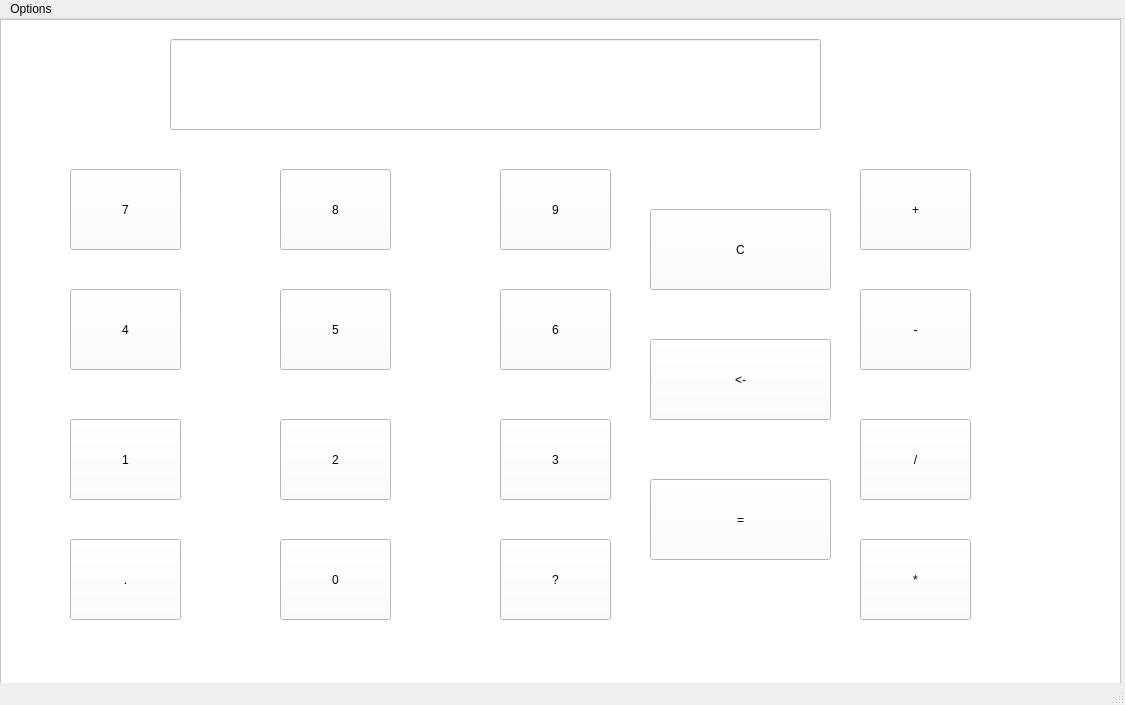
<?xml version="1.0" encoding="UTF-8"?>
<ui version="4.0">
 <class>MainWindow</class>
 <widget class="QMainWindow" name="MainWindow">
  <property name="geometry">
   <rect>
    <x>0</x>
    <y>0</y>
    <width>1125</width>
    <height>705</height>
   </rect>
  </property>
  <property name="windowTitle">
   <string>MainWindow</string>
  </property>
  <widget class="QWidget" name="centralwidget">
   <widget class="QLabel" name="label">
    <property name="geometry">
     <rect>
      <x>400</x>
      <y>10</y>
      <width>351</width>
      <height>61</height>
     </rect>
    </property>
    <property name="styleSheet">
     <string notr="true">font: 20pt &quot;MS Shell Dlg 2&quot;;
color: rgb(170, 0, 127);</string>
    </property>
    <property name="text">
     <string>Basic Calculator</string>
    </property>
   </widget>
   <widget class="QLabel" name="label_2">
    <property name="geometry">
     <rect>
      <x>60</x>
      <y>120</y>
      <width>351</width>
      <height>61</height>
     </rect>
    </property>
    <property name="styleSheet">
     <string notr="true">font: 20pt &quot;MS Shell Dlg 2&quot;;
color: rgb(170, 0, 127);</string>
    </property>
    <property name="text">
     <string>Enter first number</string>
    </property>
   </widget>
   <widget class="QLabel" name="label_3">
    <property name="geometry">
     <rect>
      <x>60</x>
      <y>240</y>
      <width>401</width>
      <height>61</height>
     </rect>
    </property>
    <property name="styleSheet">
     <string notr="true">font: 20pt &quot;MS Shell Dlg 2&quot;;
color: rgb(170, 0, 127);</string>
    </property>
    <property name="text">
     <string>Enter second number</string>
    </property>
   </widget>
   <widget class="QLineEdit" name="lineEdit">
    <property name="geometry">
     <rect>
      <x>600</x>
      <y>120</y>
      <width>391</width>
      <height>71</height>
     </rect>
    </property>
    <property name="styleSheet">
     <string notr="true">font: 18pt &quot;MS Shell Dlg 2&quot;;</string>
    </property>
    <property name="text">
     <string/>
    </property>
   </widget>
   <widget class="QLineEdit" name="lineEdit_2">
    <property name="geometry">
     <rect>
      <x>600</x>
      <y>240</y>
      <width>391</width>
      <height>71</height>
     </rect>
    </property>
    <property name="styleSheet">
     <string notr="true">font: 18pt &quot;MS Shell Dlg 2&quot;;</string>
    </property>
    <property name="text">
     <string/>
    </property>
   </widget>
   <widget class="QLineEdit" name="lineEdit_3">
    <property name="geometry">
     <rect>
      <x>600</x>
      <y>360</y>
      <width>391</width>
      <height>71</height>
     </rect>
    </property>
    <property name="styleSheet">
     <string notr="true">font: 18pt &quot;MS Shell Dlg 2&quot;;</string>
    </property>
    <property name="text">
     <string/>
    </property>
   </widget>
   <widget class="QLabel" name="label_4">
    <property name="geometry">
     <rect>
      <x>60</x>
      <y>360</y>
      <width>401</width>
      <height>61</height>
     </rect>
    </property>
    <property name="styleSheet">
     <string notr="true">font: 20pt &quot;MS Shell Dlg 2&quot;;
color: rgb(170, 0, 127);</string>
    </property>
    <property name="text">
     <string>Result</string>
    </property>
   </widget>
   <widget class="QPushButton" name="pushButton">
    <property name="geometry">
     <rect>
      <x>190</x>
      <y>510</y>
      <width>111</width>
      <height>91</height>
     </rect>
    </property>
    <property name="styleSheet">
     <string notr="true">font: 20pt &quot;MS Shell Dlg 2&quot;;</string>
    </property>
    <property name="text">
     <string>+</string>
    </property>
   </widget>
   <widget class="QPushButton" name="pushButton_2">
    <property name="geometry">
     <rect>
      <x>380</x>
      <y>510</y>
      <width>111</width>
      <height>91</height>
     </rect>
    </property>
    <property name="styleSheet">
     <string notr="true">font: 20pt &quot;MS Shell Dlg 2&quot;;</string>
    </property>
    <property name="text">
     <string>-</string>
    </property>
   </widget>
   <widget class="QPushButton" name="pushButton_3">
    <property name="geometry">
     <rect>
      <x>560</x>
      <y>510</y>
      <width>111</width>
      <height>91</height>
     </rect>
    </property>
    <property name="styleSheet">
     <string notr="true">font: 20pt &quot;MS Shell Dlg 2&quot;;</string>
    </property>
    <property name="text">
     <string>/</string>
    </property>
   </widget>
   <widget class="QPushButton" name="pushButton_4">
    <property name="geometry">
     <rect>
      <x>740</x>
      <y>510</y>
      <width>111</width>
      <height>91</height>
     </rect>
    </property>
    <property name="styleSheet">
     <string notr="true">font: 20pt &quot;MS Shell Dlg 2&quot;;</string>
    </property>
    <property name="text">
     <string>*</string>
    </property>
   </widget>
   <widget class="QFrame" name="frame">
    <property name="geometry">
     <rect>
      <x>0</x>
      <y>0</y>
      <width>1121</width>
      <height>671</height>
     </rect>
    </property>
    <property name="styleSheet">
     <string notr="true">background-color: rgb(255, 255, 255);</string>
    </property>
    <property name="frameShape">
     <enum>QFrame::StyledPanel</enum>
    </property>
    <property name="frameShadow">
     <enum>QFrame::Raised</enum>
    </property>
    <widget class="QLineEdit" name="lineEdit_4">
     <property name="geometry">
      <rect>
       <x>170</x>
       <y>20</y>
       <width>651</width>
       <height>91</height>
      </rect>
     </property>
     <property name="styleSheet">
      <string notr="true">font: 20pt &quot;MS Shell Dlg 2&quot;;</string>
     </property>
    </widget>
    <widget class="QPushButton" name="pushButton_5">
     <property name="geometry">
      <rect>
       <x>70</x>
       <y>150</y>
       <width>111</width>
       <height>81</height>
      </rect>
     </property>
     <property name="styleSheet">
      <string notr="true">font: 18pt &quot;MS Shell Dlg 2&quot;;</string>
     </property>
     <property name="text">
      <string>7</string>
     </property>
    </widget>
    <widget class="QPushButton" name="pushButton_6">
     <property name="geometry">
      <rect>
       <x>280</x>
       <y>150</y>
       <width>111</width>
       <height>81</height>
      </rect>
     </property>
     <property name="styleSheet">
      <string notr="true">font: 18pt &quot;MS Shell Dlg 2&quot;;</string>
     </property>
     <property name="text">
      <string>8</string>
     </property>
    </widget>
    <widget class="QPushButton" name="pushButton_7">
     <property name="geometry">
      <rect>
       <x>500</x>
       <y>150</y>
       <width>111</width>
       <height>81</height>
      </rect>
     </property>
     <property name="styleSheet">
      <string notr="true">font: 18pt &quot;MS Shell Dlg 2&quot;;</string>
     </property>
     <property name="text">
      <string>9</string>
     </property>
    </widget>
    <widget class="QPushButton" name="pushButton_8">
     <property name="geometry">
      <rect>
       <x>70</x>
       <y>270</y>
       <width>111</width>
       <height>81</height>
      </rect>
     </property>
     <property name="styleSheet">
      <string notr="true">font: 18pt &quot;MS Shell Dlg 2&quot;;</string>
     </property>
     <property name="text">
      <string>4</string>
     </property>
    </widget>
    <widget class="QPushButton" name="pushButton_9">
     <property name="geometry">
      <rect>
       <x>500</x>
       <y>270</y>
       <width>111</width>
       <height>81</height>
      </rect>
     </property>
     <property name="styleSheet">
      <string notr="true">font: 18pt &quot;MS Shell Dlg 2&quot;;</string>
     </property>
     <property name="text">
      <string>6</string>
     </property>
    </widget>
    <widget class="QPushButton" name="pushButton_10">
     <property name="geometry">
      <rect>
       <x>280</x>
       <y>270</y>
       <width>111</width>
       <height>81</height>
      </rect>
     </property>
     <property name="styleSheet">
      <string notr="true">font: 18pt &quot;MS Shell Dlg 2&quot;;</string>
     </property>
     <property name="text">
      <string>5</string>
     </property>
    </widget>
    <widget class="QPushButton" name="pushButton_11">
     <property name="geometry">
      <rect>
       <x>70</x>
       <y>400</y>
       <width>111</width>
       <height>81</height>
      </rect>
     </property>
     <property name="styleSheet">
      <string notr="true">font: 18pt &quot;MS Shell Dlg 2&quot;;</string>
     </property>
     <property name="text">
      <string>1</string>
     </property>
    </widget>
    <widget class="QPushButton" name="pushButton_12">
     <property name="geometry">
      <rect>
       <x>500</x>
       <y>400</y>
       <width>111</width>
       <height>81</height>
      </rect>
     </property>
     <property name="styleSheet">
      <string notr="true">font: 18pt &quot;MS Shell Dlg 2&quot;;</string>
     </property>
     <property name="text">
      <string>3</string>
     </property>
    </widget>
    <widget class="QPushButton" name="pushButton_13">
     <property name="geometry">
      <rect>
       <x>280</x>
       <y>400</y>
       <width>111</width>
       <height>81</height>
      </rect>
     </property>
     <property name="styleSheet">
      <string notr="true">font: 18pt &quot;MS Shell Dlg 2&quot;;</string>
     </property>
     <property name="text">
      <string>2</string>
     </property>
    </widget>
    <widget class="QPushButton" name="pushButton_23">
     <property name="geometry">
      <rect>
       <x>70</x>
       <y>520</y>
       <width>111</width>
       <height>81</height>
      </rect>
     </property>
     <property name="styleSheet">
      <string notr="true">font: 18pt &quot;MS Shell Dlg 2&quot;;</string>
     </property>
     <property name="text">
      <string>.</string>
     </property>
    </widget>
    <widget class="QPushButton" name="pushButton_24">
     <property name="geometry">
      <rect>
       <x>280</x>
       <y>520</y>
       <width>111</width>
       <height>81</height>
      </rect>
     </property>
     <property name="styleSheet">
      <string notr="true">font: 18pt &quot;MS Shell Dlg 2&quot;;</string>
     </property>
     <property name="text">
      <string>0</string>
     </property>
    </widget>
    <widget class="QPushButton" name="pushButton_25">
     <property name="geometry">
      <rect>
       <x>500</x>
       <y>520</y>
       <width>111</width>
       <height>81</height>
      </rect>
     </property>
     <property name="styleSheet">
      <string notr="true">font: 18pt &quot;MS Shell Dlg 2&quot;;</string>
     </property>
     <property name="text">
      <string>?</string>
     </property>
    </widget>
    <widget class="QPushButton" name="pushButton_26">
     <property name="geometry">
      <rect>
       <x>860</x>
       <y>270</y>
       <width>111</width>
       <height>81</height>
      </rect>
     </property>
     <property name="styleSheet">
      <string notr="true">font: 18pt &quot;MS Shell Dlg 2&quot;;</string>
     </property>
     <property name="text">
      <string>-</string>
     </property>
    </widget>
    <widget class="QPushButton" name="pushButton_27">
     <property name="geometry">
      <rect>
       <x>860</x>
       <y>150</y>
       <width>111</width>
       <height>81</height>
      </rect>
     </property>
     <property name="styleSheet">
      <string notr="true">font: 18pt &quot;MS Shell Dlg 2&quot;;</string>
     </property>
     <property name="text">
      <string>+</string>
     </property>
    </widget>
    <widget class="QPushButton" name="pushButton_28">
     <property name="geometry">
      <rect>
       <x>860</x>
       <y>520</y>
       <width>111</width>
       <height>81</height>
      </rect>
     </property>
     <property name="styleSheet">
      <string notr="true">font: 18pt &quot;MS Shell Dlg 2&quot;;</string>
     </property>
     <property name="text">
      <string>*</string>
     </property>
    </widget>
    <widget class="QPushButton" name="pushButton_29">
     <property name="geometry">
      <rect>
       <x>860</x>
       <y>400</y>
       <width>111</width>
       <height>81</height>
      </rect>
     </property>
     <property name="styleSheet">
      <string notr="true">font: 18pt &quot;MS Shell Dlg 2&quot;;</string>
     </property>
     <property name="text">
      <string>/</string>
     </property>
    </widget>
    <widget class="QPushButton" name="pushButton_30">
     <property name="geometry">
      <rect>
       <x>650</x>
       <y>190</y>
       <width>181</width>
       <height>81</height>
      </rect>
     </property>
     <property name="styleSheet">
      <string notr="true">font: 20pt &quot;MS Shell Dlg 2&quot;;</string>
     </property>
     <property name="text">
      <string>C</string>
     </property>
    </widget>
    <widget class="QPushButton" name="pushButton_31">
     <property name="geometry">
      <rect>
       <x>650</x>
       <y>320</y>
       <width>181</width>
       <height>81</height>
      </rect>
     </property>
     <property name="styleSheet">
      <string notr="true">font: 20pt &quot;MS Shell Dlg 2&quot;;</string>
     </property>
     <property name="text">
      <string>&lt;-</string>
     </property>
    </widget>
    <widget class="QPushButton" name="pushButton_32">
     <property name="geometry">
      <rect>
       <x>650</x>
       <y>460</y>
       <width>181</width>
       <height>81</height>
      </rect>
     </property>
     <property name="styleSheet">
      <string notr="true">font: 20pt &quot;MS Shell Dlg 2&quot;;</string>
     </property>
     <property name="text">
      <string>=</string>
     </property>
    </widget>
   </widget>
  </widget>
  <widget class="QMenuBar" name="menubar">
   <property name="geometry">
    <rect>
     <x>0</x>
     <y>0</y>
     <width>1125</width>
     <height>31</height>
    </rect>
   </property>
   <widget class="QMenu" name="menuOptions">
    <property name="title">
     <string>Options</string>
    </property>
    <addaction name="actionBasic"/>
    <addaction name="actionScientific"/>
   </widget>
   <addaction name="menuOptions"/>
  </widget>
  <widget class="QStatusBar" name="statusbar"/>
  <action name="actionBasic">
   <property name="text">
    <string>Basic</string>
   </property>
  </action>
  <action name="actionScientific">
   <property name="text">
    <string>Advance Calc</string>
   </property>
  </action>
 </widget>
 <resources/>
 <connections/>
</ui>
